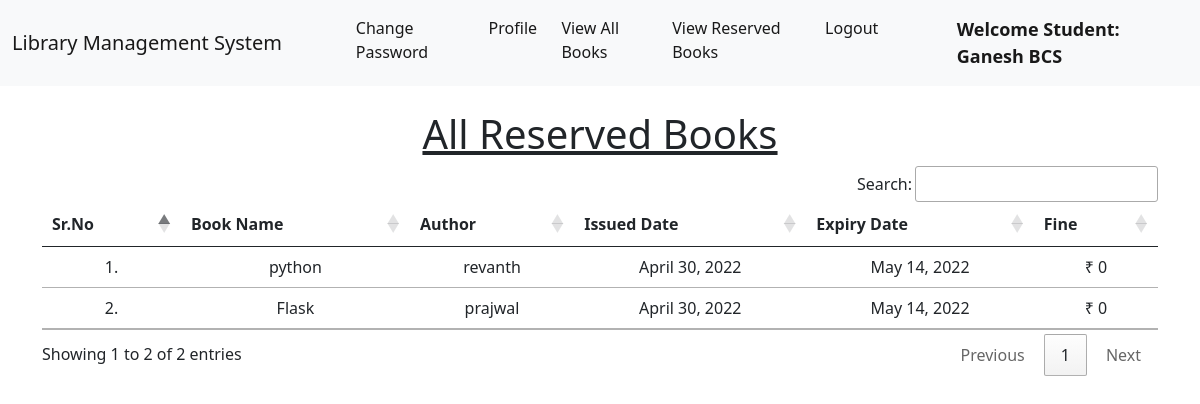
The page /student_issued_books/ (signed in) on the database its author committed.
### base/models.py (models this page shows, shortened)
class Book(models.Model):
    name = models.CharField(max_length=200)
    author = models.CharField(max_length=200)
    book_id = models.PositiveIntegerField()
    category = models.CharField(max_length=50)
    availability = models.IntegerField(default=0)

class IssuedBook(models.Model):
    student_id = models.CharField(max_length=100, blank=True)
    book_id = models.CharField(max_length=13)
    issued_date = models.DateField(auto_now=True)
    expiry_date = models.DateField(default=expiry)

### base/views.py (the view)
# urls.py: path("student_issued_books/", views.student_issued_books, name="student_issued_books"),
@login_required(login_url = '/student_login')
def student_issued_books(request):
    student = Student.objects.filter(user_id=request.user.id).first()
    issuedBooks = IssuedBook.objects.filter(student_id=student.user_id)
    li1 = []
    li2 = []
    for i in issuedBooks:
        books = Book.objects.filter(book_id=i.book_id)
        for book in books:
            days=(date.today()-i.issued_date)
            d=days.days
            fine=0
            if d>15:
                day=d-14
                fine=day*5
            t=(book.name, book.author, issuedBooks[0].issued_date, issuedBooks[0].expiry_date, fine)
            li1.append(t)
    return render(request,'student_issued_books.html',{'li1':li1})

### base/templates/student_issued_books.html (shortened to what this page needs)
{% extends 'student_navbar.html' %}
{% load static %}
{% block body %}
<div class="container mt-4">
    <h1 class="text-center"><u>All Reserved Books</u></h1>
    <table class="table table-hover" id="example">
        <thead>
            <tr class="text-center">
                <th>Sr.No</th>
                <th>Book Name</th>
                <th>Author</th>
                <th>Issued Date</th>
                <th>Expiry Date</th>
                <th>Fine</th>
            </tr>
        </thead>
        <tbody>
            {% for i in li1 %}
            <tr class="text-center">
                <td>{{forloop.counter}}.</td>
                <td>{{i.0}}</td>
                <td>{{i.1}}</td>
                <td>{{i.2}}</td>
                <td>{{i.3}}</td>
                <td>₹ {{i.4}}</td>
            </tr>
            {% endfor %}
        </tbody>
    </table>
    </div>
{% endblock %}

### base/templates/student_navbar.html (shortened to what this page needs)
<!doctype html>
<html lang="en">
  <head>
    <link href="https://cdn.jsdelivr.net/npm/bootstrap@5.1.0/dist/css/bootstrap.min.css" rel="stylesheet">
    <link rel="stylesheet" href="https://cdn.datatables.net/1.10.25/css/jquery.dataTables.min.css">
    <link rel="stylesheet" href="https://cdn.datatables.net/buttons/1.7.1/css/buttons.dataTables.min.css">
  </head>
  <body>
    <nav class="navbar navbar-expand-lg navbar-light bg-light sticky-top">
        <div class="container-fluid">
          <a class="navbar-brand" href="#">Library Management System</a>
          <div class="collapse navbar-collapse" id="navbarSupportedContent">
            <ul class="navbar-nav me-auto mb-2 mb-lg-0">
              <li class="nav-item">
                <a class="nav-link active" aria-current="page" href="/change_password/">Change Password</a>
              </li>
              <li class="nav-item">
                <a class="nav-link active" aria-current="page" href="/profile/">Profile</a>
              </li>
              <li class="nav-item">
                <a class="nav-link active" aria-current="page" href="/view_books_student/">View All Books</a>
              </li>
              <li class="nav-item">
                <a class="nav-link active" aria-current="page" href="/student_issued_books/">View Reserved Books</a>
              </li>
              <li class="nav-item">
                <a class="nav-link active" aria-current="page" href="/logout/">Logout</a>
              </li>
              <li class="nav-item">
                <a style="font-weight:600; font-family:'Segoe UI', Tahoma, Geneva, Verdana, sans-serif; font-size: large;" class="nav-link active" href="#">Welcome Student: {{request.user}}</a>
              </li>
            </ul>
          </div>
        </div>
      </nav>
      {% block body %}
      {% endblock %}
  </body>
</html>

### rows shown on the page
Book: name "python", author "revanth"
IssuedBook: issued_date "April 30, 2022" "April 30, 2022", expiry_date "May 14, 2022" "May 14, 2022"
Book: name "Flask", author "prajwal"

### other values the page prints
{{ request.user }} "Ganesh BCS"
{{ i.4 }} "0" "0"
